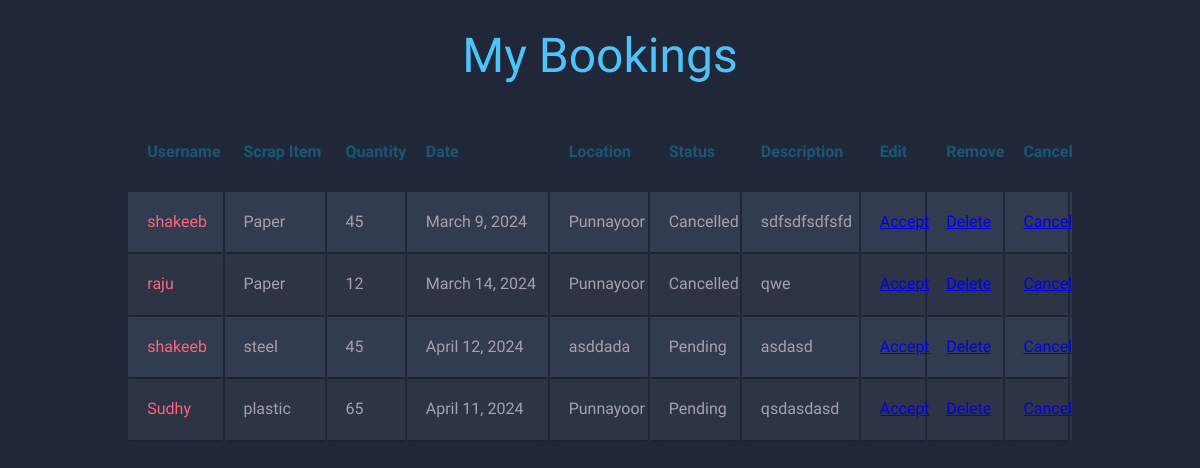
Before: /adbooking/ with the older database file.
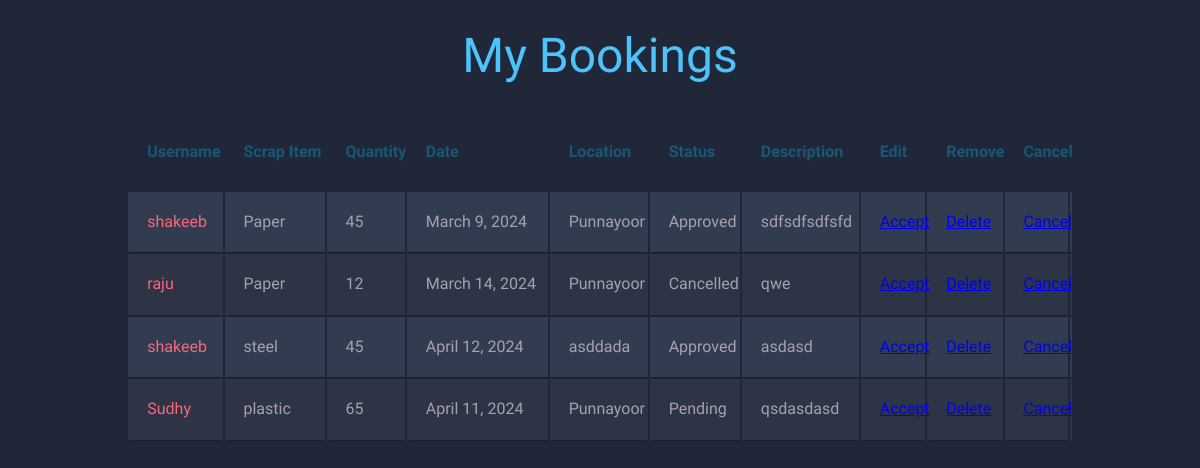
After: the same page with the newer database file.
### main/models.py (models this page shows, shortened)
class booking(models.Model):
    owner=models.ForeignKey(reg,on_delete=models.CASCADE, related_name='bookings')
    scrap_name=models.CharField(max_length=30)
    scrap_quantity=models.IntegerField()
    date=models.DateField()
    location=models.CharField(max_length=30)
    description=models.CharField(max_length=30)
    status_choices = [
        ('Pending', 'Pending'),
        ('Approved', 'Approved'),
        ('Cancelled', 'Cancelled'),
        ('Completed', 'Completed'),
    ]
    status = models.CharField(max_length=20, choices=status_choices, default='Pending')

class reg(models.Model):
    username=models.OneToOneField(User,on_delete=models.CASCADE,related_name='profile')
    email=models.CharField(max_length=30)
    psw=models.CharField(max_length=30)
    address=models.CharField(max_length=50)
    phone=models.IntegerField()

### main/views.py (the view)
# urls.py: path('adbooking/',views.adminbookings,name='adbooking'),
def adminbookings(request):
    user_bookings = booking.objects.all()
    return render(request, 'adbooking.html', {'data': user_bookings})

### main/templates/adbooking.html (shortened to what this page needs)
<!DOCTYPE html>
<html lang="en">
<head>
  <h1>My Bookings</h1>
<table class="container">
	<thead>
		<tr>
            <th><h1>Username</h1></th>
			<th><h1>Scrap Item</h1></th>
			<th><h1>Quantity</h1></th>
			<th><h1>Date</h1></th>
			<th><h1>Location</h1></th>
            <th><h1>Status</h1></th>
      <th><h1>Description</h1></th>
      			<th><h1>Edit</h1></th>
			<th><h1>Remove</h1></th>
            <th><h1>Cancel</h1></th>
		</tr>
	</thead>
	<tbody>
    {% for i in data %}
		<tr>
        <td>{{i.owner.username}}</td>
		<td>{{i.scrap_name}}</td>
        <td>{{i.scrap_quantity}}</td>
        <td>{{i.date}}</td>
        <td>{{i.location}}</td>
        <td>{{i.status}}</td>
        <td>{{i.description}}</td>
        <td><a href="/accept_user_booking/{{i.owner.id}}/{{i.id}}" onclick="return confirmAcceptance()">Accept</a></td>
        <td><a href="/delete/{{i.id}}" onclick="return confirmDelete()">Delete</a></td>
        <td><a href="/cancel/{{i.id}}" onclick="return confirmCancel()">Cancel</a></td>
      </tr>
      {% endfor %}
	</tbody>
</table>
</body>
</html>

Changed rows visible on the page:
changed booking "March 9, 2024": status "Cancelled" → "Approved"
changed booking "steel": status "Pending" → "Approved"
